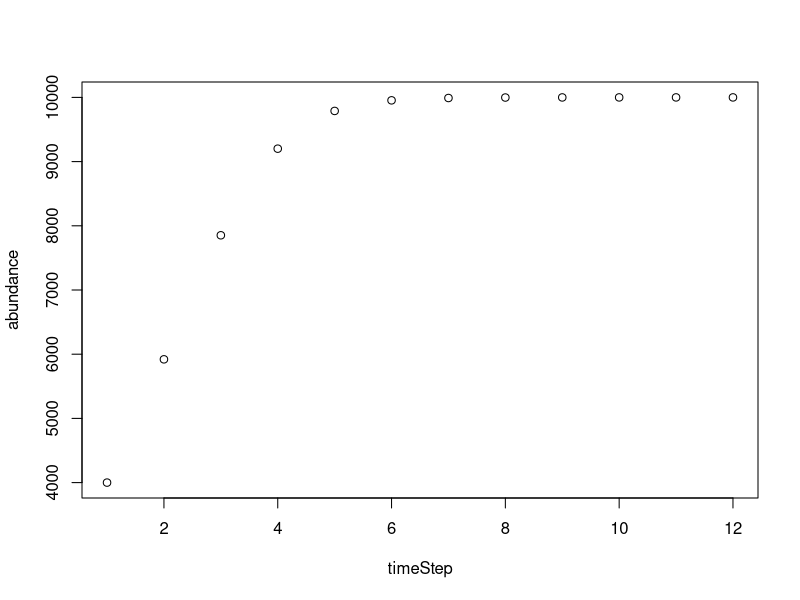

The R script that drew this image:
##### LAB04 #####

#1: Create a 'for loop' that prints "hi" 10x
for (i in 1:10) {
  print("hi")
}

#2: Create a 'for loop' that shows how much money Tim will have after 8 weeks with a $10 stash
#that increases $5 each week and is spent on two packs of gum that are $1.34 each 
#so each week it goes up by $5 but also decreases by 2 * 1.34, but the amount from last week has to be the new
#amount for the following week.
#you need an update step that incorporates time and makes it an actual loop
piggyBankInitial <- 10
allowance <- 5
gumPrice <- 1.34
howMuchGum <- 2
cashOnHand <- piggyBankInitial 

for (i in 1:8) {
  cashLeft <- cashOnHand + allowance  - (howMuchGum * gumPrice)
  cashOnHand <- cashLeft
  print(cashLeft)
}

#3: Create a 'for loop' that will show the population size after 7 years that shinks 5% each year
#and has 2000 individuals intially.
initialPop <- 2000
percShrinkage <- .05

for (i in 1:7) {
  newPop <- initialPop - (initialPop * percShrinkage)
  initialPop <- newPop
  print(newPop)
}

#4: Create a 'for loop' that can figure out the abundance of a population at time step 12 
#previous abundance = n[t-1] = n
#intrisic growth rate = r
#environmental carrying capacity = K
#new abundance at new time step = n[t]
#n[t] = n[t-1] + (r * n[t-1] * (K - n[t-1]) / K)
#new n = n + (r * n * (K - n) / K)
#at n[1], values below apply
t <- 12
timeStep <- seq(1, t)
abundance <- rep(0, t)
n <- 2500
r <- 0.8
K <- 10000
for (i in 1:12) {
  nAtT <- n + (r * n * (K-n) / K)
  n <- nAtT
  abundance[i] <- nAtT
}

#5a: Use rep() to make a vector of 18 zeros
zeros <- rep(0, 18)

#5b: Create a 'for loop' that will add 3 to the previous value and store it as the following value, 18 times
#no numbers in for loops, these are considered magic #s so make them variables
x <- 0
add3 <- 3
for (i in seq(zeros)) {
  y <- x + add3
  x <- y
  print(y)
}

#5c: Make a vector of 18 zeros but the starting value is 1
zeros[1] <- 1

#Question: why do we use seq(1, 8) vs 1:8?

#5d: Create a 'for loop' that takes previous value and adds 1 + 2 * (that value) to 
#that value and makes it the following value using the vector from 5c starting at the seconding value 
#Why does it keep printing like this?
#Question: is there a way to print it in console as a horizontal line and not a vertical line?
zerosAfter1 <- rep(0, 18)
zerosAfter1[1] <- 1
addAndMulti <- 1 + 2 * zerosAfter1
for (i in seq(zerosAfter1)) {
  newVec <- addAndMulti[i]
  zerosAfter1 <- newVec
  print(newVec)
}

#6: Create a for loop that generates the Fibonacci sequence, where the following value is the sum of the previous
#two values
startValue <- i[1]
nextValue <- i[2]
for (i in seq(0, 20)) {
  summedValue <- startValue + nextValue
  startValue <- nextValue
  nextValue <- summedValue
  print(summedValue)
}

#7: make a plot of time vs abundance of output from for loop in question 5
plot(timeStep, abundance)
